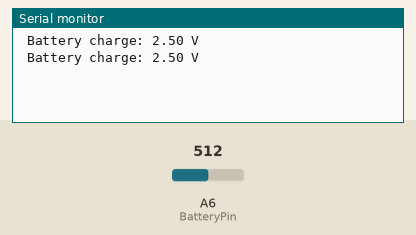
This sketch was run on a simulated Arduino Nano, built with avr-gcc and run on an emulated ATmega328P. On the bench: the last lines printed to the serial monitor. The test bench sets the inputs (shaded band); at power-on: A6 (BatteryPin) = 512.

Above: at 1.8 s.
1.9 s: A6 (BatteryPin) set to 716
At 2.3 s:
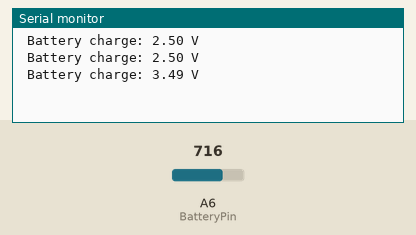
3.4 s: A6 (BatteryPin) set to 900
At 4.8 s:
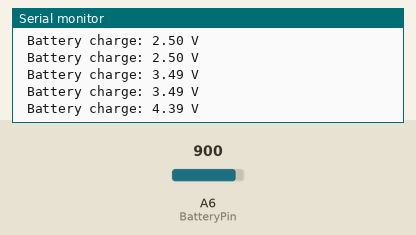
Timing chart, 0 to 6.4 s (numbered marks = the images above; inputs shaded):
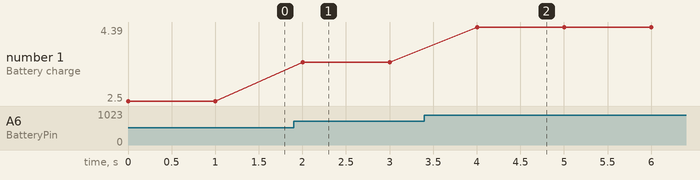

The sketch:

Test_bateria.ino
```cpp
/*
 * 	-------------------------------------------------------------------------
 * 	|  Battery test code                        														|
 *	|  Author:  Carlos Carretero                                           	|
 * 	|  Date:    11 - 16 - 2015                                             	|
 * 	|  Version: 1.00                                                       	|
 * 	|  Description: The test does a permanent read of the battery charge    |
 *  |  value and prints it on the bluetooth Windows app                     |
 * 	-------------------------------------------------------------------------
 */

const float ResolutionADC = 0.00488; //4.88mV
const int BatteryPin = A6;
int BatteryValue = 0;
float Voltage;

void setup()
{
	Serial.begin(9600);
}

void loop()
{
	// Reads the sensor and return a value between 0-1023
	BatteryValue = analogRead(BatteryPin);
	// Calculates the equivalent voltage
	Voltage = BatteryValue*ResolutionADC;
	Serial.print (" Battery charge: ");
	Serial.print (Voltage);
	Serial.println (" V");
	delay(1000);
}
```

Measured:
- after the input at 1.9 s, the serial monitor: prints a new line after 0.10 s (image 1)
- after the input at 3.4 s, the serial monitor: prints a new line after 0.60 s (image 2)
- plotted number 1: 2.5 → 3.49 after the input at 1.9 s, 3.49 → 4.39 after the input at 3.4 s
